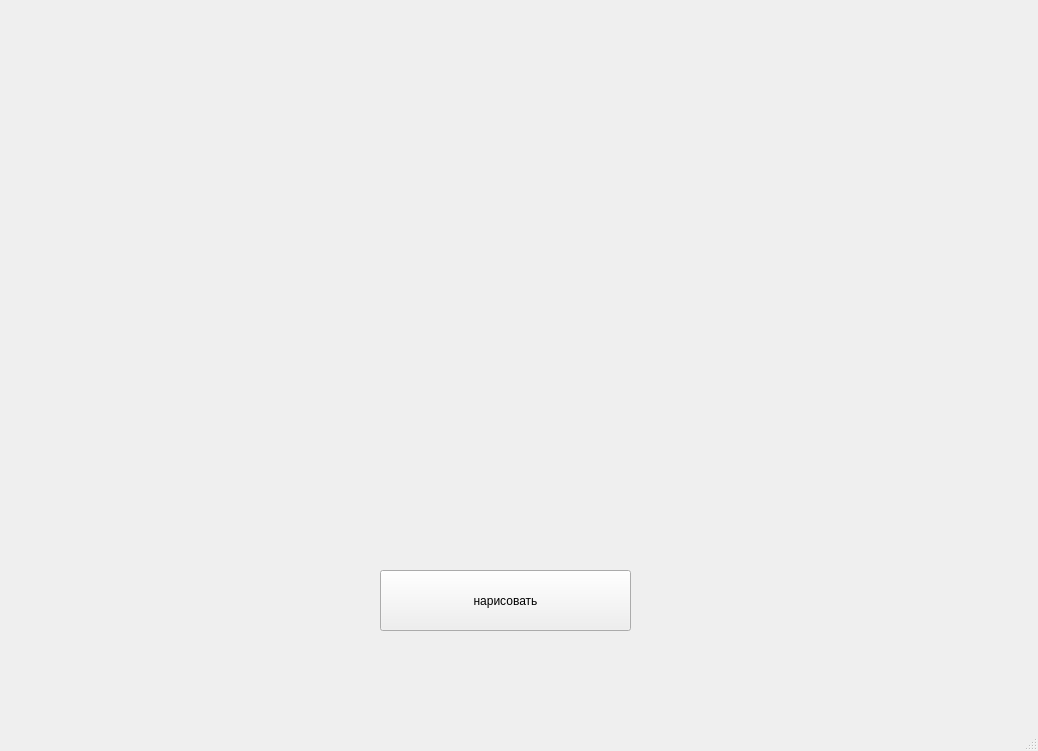
<?xml version="1.0" encoding="UTF-8"?>
<ui version="4.0">
 <class>MainWindow</class>
 <widget class="QMainWindow" name="MainWindow">
  <property name="geometry">
   <rect>
    <x>0</x>
    <y>0</y>
    <width>1038</width>
    <height>751</height>
   </rect>
  </property>
  <property name="windowTitle">
   <string>MainWindow</string>
  </property>
  <widget class="QWidget" name="centralwidget">
   <widget class="QPushButton" name="pushButton">
    <property name="geometry">
     <rect>
      <x>380</x>
      <y>570</y>
      <width>251</width>
      <height>61</height>
     </rect>
    </property>
    <property name="text">
     <string>нарисовать</string>
    </property>
   </widget>
  </widget>
  <widget class="QMenuBar" name="menubar">
   <property name="geometry">
    <rect>
     <x>0</x>
     <y>0</y>
     <width>1038</width>
     <height>26</height>
    </rect>
   </property>
  </widget>
  <widget class="QStatusBar" name="statusbar"/>
 </widget>
 <resources/>
 <connections/>
</ui>
